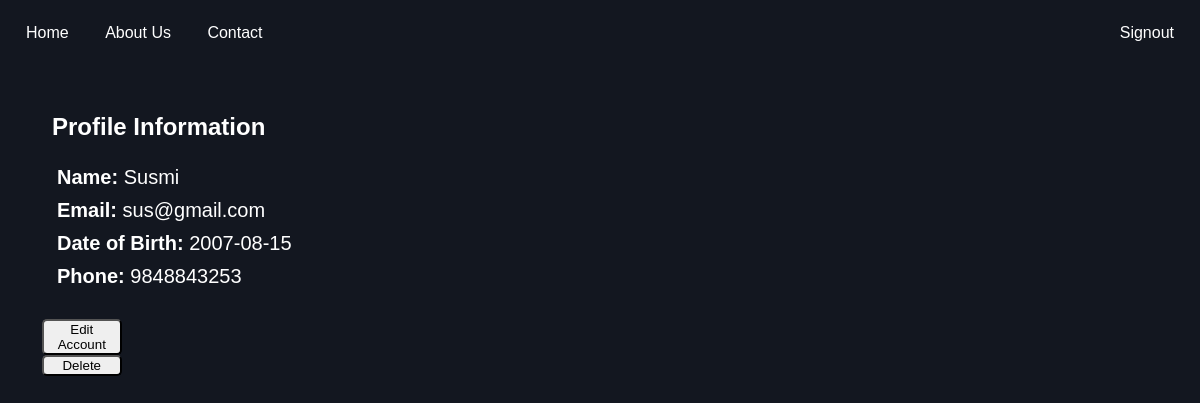
Screenshot of /web/public/phpPages/info.php (signed in) with the database file from the repository.
### tables this page shows
CREATE TABLE `costumer` (
  `customer_id` int(11) NOT NULL AUTO_INCREMENT,
  `name` varchar(30) NOT NULL,
  `email` varchar(30) NOT NULL,
  `birth_date` varchar(15) NOT NULL,
  `image` blob NOT NULL,
  `phone_num` bigint(20) NOT NULL,
  `password` varchar(255) NOT NULL,
  `status` int(1) NOT NULL DEFAULT 0,
  `verified_date` varchar(50) DEFAULT NULL,
  PRIMARY KEY (`customer_id`)
);

### web/public/templates/template_function.php (called while the page is built, shortened)
<?php
function mytempletes($reference, $value) {
	extract($value);
        require $reference;
        $clean = ob_get_clean();
        return $clean;
}
?>

### web/public/phpPages/info.php (called while the page is built, shortened)
<?php
require '../templates/template_function.php';
require '../connection/connect.php';
require '../queries/queries.php';
$user_id = $_SESSION['user_id'];
$userDetails = getUserDetails($user_id);
$name = $userDetails['name'];
$email = $userDetails['email'];
$dob = $userDetails['birth_date'];
$phone = $userDetails['phone_num'];
$pass = [
    'name' => $name,
    'email' => $email,
    'birth_date' => $dob,
    'phone_num' => $phone,
];
$passs = ['pass' => $pass];
$main = mytempletes('info.html.php', $passs);
require '../templates/layout.html.php';
?>

### web/public/queries/queries.php (called while the page is built, shortened)
<?php
function getUserDetails($user_id) {
    global $databaseConnection;
    $sql = "SELECT * FROM costumer WHERE customer_id = :user_id";
    $stmt = $databaseConnection->prepare($sql);
    $stmt->bindParam(':user_id', $user_id, PDO::PARAM_INT);
    if ($stmt->execute()) {
        return $stmt->fetch(PDO::FETCH_ASSOC);
    } else {
        return false;
    }
}
?>

### web/public/templates/info.html.php (the view, shortened to what this page needs)
<ul class='user'>
<h2>Profile Information</h2>
    <li class='user_info'><strong>Name:</strong> <?php echo $pass['name']; ?></li>
    <li class='user_info'><strong>Email:</strong> <?php echo $pass['email']; ?></li>
    <li class='user_info'><strong>Date of Birth:</strong> <?php echo $pass['birth_date']; ?></li>
    <li class='user_info'><strong>Phone:</strong> <?php echo $pass['phone_num']; ?></li>
</ul>
<div id="actions">
        <button name="edit" class="btn">Edit Account</button>
    </div>
<form method="post" action="">
<input type="submit" name="delete" class="btn" value="Delete">
</form>

### web/public/css/styles.css (style rules this page uses)
* { box-sizing: border-box; }
body { font-family: Arial, sans-serif; margin: 0; padding: 0; box-sizing: border-box; background-color: #131720; }
.user { margin-left: 10px; padding: 10px; margin-top: -15px; }
.user .user_info { list-style-type: none; font-size: 20px; padding: 5px; }
.btn { width: 7%; margin-left: 10px; border-radius: 5px; }

### rows the page displays
costumer: name "Susmi", email "sus@gmail.com", birth_date "2007-08-15", phone_num "9848843253"

### other values shown
$pg_title "Signout"
